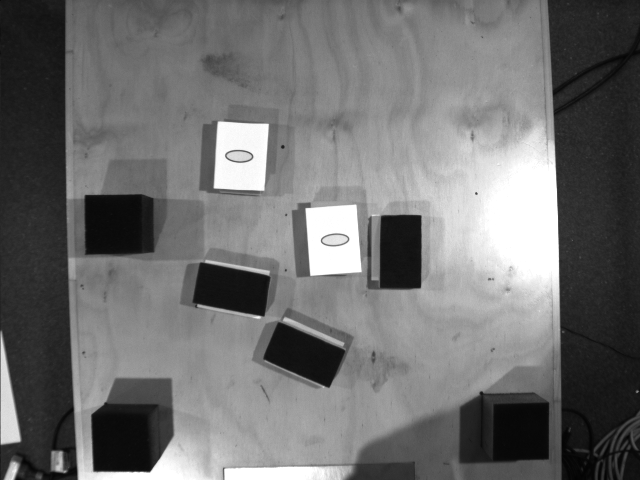
%> input picture Major Project/code/test_image35.png, 640 x 480 px
$ octave Initial_SWEEP.m   (GNU Octave 9; MATLAB toolbox functions it lacks are replaced by stand-ins)
%> lines starting %> are read from the running program, lines starting %| are printed output that depends on the picture; in (x1, y1, x2, y2) boxes, pixels count from 0 and x2, y2 are one past the last pixel; in counts of white or black regions, pixels touching at a corner belong together; the program's own positions count from 1
### Major Project/code/p_dist.m
function [pDist] = p_dist(B1,B2,u,v)

LP1=[B1(1,1),B1(1,2)];
LP2=[B2(1,1),B2(1,2)];

D=sqrt((LP2(1)-LP1(1))^2+(LP2(2)-LP1(2))^2);

r=(u*(LP1(2)-LP2(2))+v*(LP2(1)-LP1(1))+LP2(2)*LP1(1)-LP1(2)*LP2(1));

pDist=r/D;


end

### Major Project/code/Initial_SWEEP.m
% %  numDWN,numFUP,FACEDOWN_POSITION(Xreal,Yreal,OrAn1), FACEUP_POSITIONI(FUP_Xreal,FUP_Yreal,FUP_OrAn1)

close all
clear
clc

I=imread('test_image35.png'); % read image
%> I is the input picture: size 480x640 uint8; min 3, max 255, mean 111.2

%FIND FACE DOWNS
I2=imcrop(I,[68.5 4.5 491 472]); %isolate the workingspace
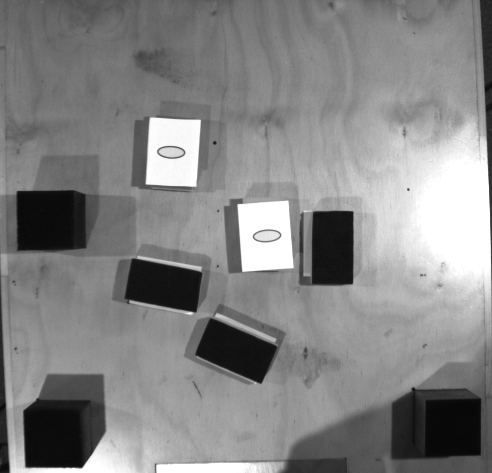
%> I2: size 473x492 uint8; min 7, max 255, mean 132.8
I3=double(I2)/255;  %convert to double
I4=adapthisteq(I3); %enhance contrast using adaptive histogram equalization
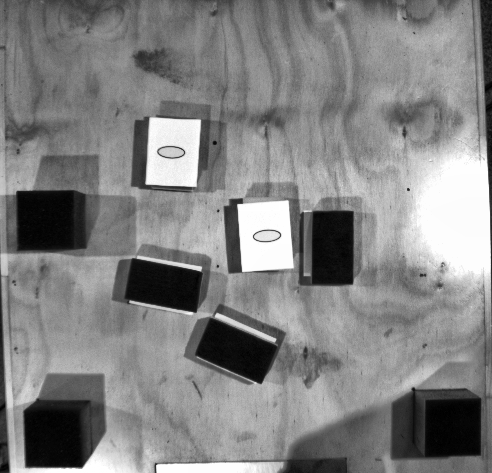
%> I4: size 473x492 double; min 0, max 1, mean 0.513
I5=I4<0.10;%0.1 %0.11 % find boxes using a threshold
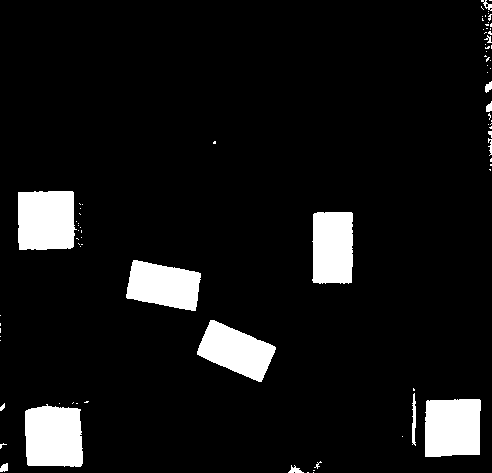
%> I5: size 473x492 logical; 8% white; 82 white regions (67 under 20 px), largest, box (x1, y1, x2, y2) and area: (25, 404, 83, 467) 3282, (18, 191, 77, 250) 3240, (425, 399, 481, 457) 3084

C1=bwareaopen(I5,1000); %remove objects less than 1000 pixels/ Remove unnessosary regions
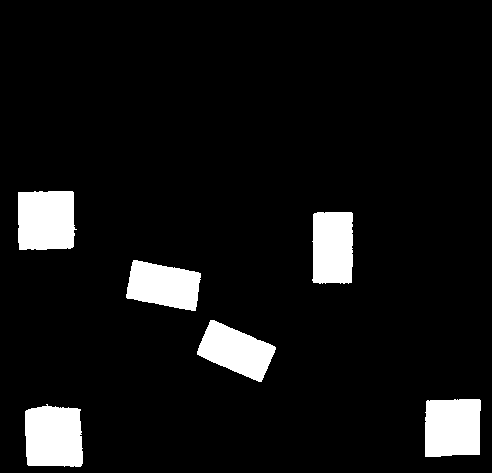
%> C1: size 473x492 logical; 7.7% white; 6 white regions, box (x1, y1, x2, y2) and area: (25, 404, 83, 467) 3282, (18, 191, 77, 250) 3240, (425, 399, 481, 457) 3084, (312, 212, 353, 284) 2818, (197, 320, 276, 382) 2778, (126, 260, 201, 311) 2761
se=strel('square',8);  %create a structuring element of size 15 square
C2=imclose(C1,se); %morphologicaly close image
%> C2: size 473x492 logical; 7.7% white; 6 white regions, box (x1, y1, x2, y2) and area: (25, 404, 83, 467) 3303, (18, 191, 77, 250) 3262, (425, 399, 481, 457) 3092, (312, 212, 353, 284) 2837, (197, 320, 276, 382) 2778, (126, 260, 201, 311) 2763
FDWN=imfill(C2,'holes'); %fill holes


s=regionprops(FDWN,'centroid'); %find centroids of regions
%> s = 6 regions; Centroid: [46.6 220.9], [54.3 437.4], [164.3 286.1], [236.7 351.4], [333.4 248.1], [453.1 428.2]
centroids=cat(1,s.Centroid); %make a array using centroids in the structured array
%> centroids = [46.61 220.9; 54.32 437.4; 164.3 286.1; 236.7 351.4; 333.4 248.1; 453.1 428.2]

x1=centroids(:,1);
%> x1 = [46.61; 54.32; 164.3; 236.7; 333.4; 453.1]
y1=centroids(:,2);
%> y1 = [220.9; 437.4; 286.1; 351.4; 248.1; 428.2]

%ORIENTATION Face Downs
TR=2;
LT=8;

p=regionprops(FDWN,'Extrema')
%> p = 6 items

for i=1:length(p)

    sides1=p(i).Extrema(TR,:)-p(i).Extrema(LT,:); %sides of the square
    OrAn1(i)=rad2deg(atan(-sides1(2)/sides1(1))); %note the 'minus' sign compensates for the y-values in image cordinates

end
%> this loop made 6 passes
%> sides1 on passes 1 to 6: [55 -1], [23 -7], [12 -34], [18 -31], [40 -29], [55 -13]
%> after the loop, OrAn1 = [1.04 16.93 70.56 59.86 35.94 13.3]


%find fiducial box_1 (-270,220)

for i=1:length(x1)
    if ((x1(i)< 60 && x1(i)>50)&& (y1(i)<442 && y1(i)>432 ))
        B1=[x1(i),y1(i)];
    end
end
%> this loop made 6 passes
%> B1 on pass 2: [54.32 437.4]
OrAn1(B1(1,1)==x1)=[];
x1(B1(1,1)==x1)=[]; %remove cordinates of fiducial boxes
y1(B1(1,2)==y1)=[];


%find fiducial box_2 (270,220)
for i=1:length(x1)
    if ((x1(i)< 459 && x1(i)>249)&& (y1(i)<431 && y1(i)>421 ))
        B2=[x1(i),y1(i)];
    end
end
%> this loop made 5 passes
OrAn1(B2(1,1)==x1)=[];
x1(B2(1,1)==x1)=[];
y1(B2(1,2)==y1)=[];


%find fiducial box_3 (-270,523)
for i=1:length(x1)
    if ((x1(i)< 53 && x1(i)>43)&& (y1(i)<223 && y1(i)>213 ))
        B3=[x1(i),y1(i)];
    end
end
%> this loop made 4 passes
%> B3 on pass 1: [46.61 220.9]

OrAn1(B3(1,1)==x1)=[];
x1(B3(1,1)==x1)=[];
y1(B3(1,2)==y1)=[];

% coordsFDWN(:,3)=OrAn1;

%When only fiducial boxes present
TF=isempty(x1);
%> TF = false
if TF==1
    warning('No objects detected other than fiducial boxes')
end

Yr=abs(p_dist(B1,B2,x1,y1)); %distance from line going along centroids of box1 & box 2 (reference)
%> in p_dist, `LP1=[B1(1,1),B1(1,2)];`: LP1 = [54.32 437.4]
%> in p_dist, `LP2=[B2(1,1),B2(1,2)];`: LP2 = [453.1 428.2]
%> in p_dist, `D=sqrt((LP2(1)-LP1(1))^2+(LP2(2)-LP1(2))^2);`: D = 398.9
%> in p_dist, `r=(u*(LP1(2)-LP2(2))+v*(LP2(1)-LP1(1))+LP2(2)*LP1(1)-LP1(2)*LP2(1));`: r = [-59311.5; -32591.7; -72897]
%> in p_dist, `pDist=r/D;`: pDist = [-148.7; -81.7; -182.7]
%> Yr = [148.7; 81.7; 182.7]
Xr=p_dist(B1,B3,x1,y1);  %distance from line going along centroids of box1 & box 3 (reference)
%> Xr = [115.3; 185.3; 285.6]

%Matching with world cordinates
    %X 792.8691 = 540 real , %Y 433.3300 = 303 real
Yreal=((Yr*303)/219.3306)+220;    %REAL Y CORDINATE of Face DOWNs
%> Yreal = [425.4; 332.9; 472.5]
Xreal=((Xr*540)/399.4796)-270;    %REAL x CORDINATE of Face DOWNs
%> Xreal = [-114.1; -19.48; 116.1]

coordsFDWN(:,1)=Xreal; %adding to variable coordsFDWN
coordsFDWN(:,2)=Yreal;

numFDWN=length(Xreal);  %no of face down cards
%> numFDWN = 3

if numFDWN~=0
coordsFDWN(:,3)=OrAn1;
end

%FIND FACE UPS
FUP1=I3>0.91;  %identify faceup card
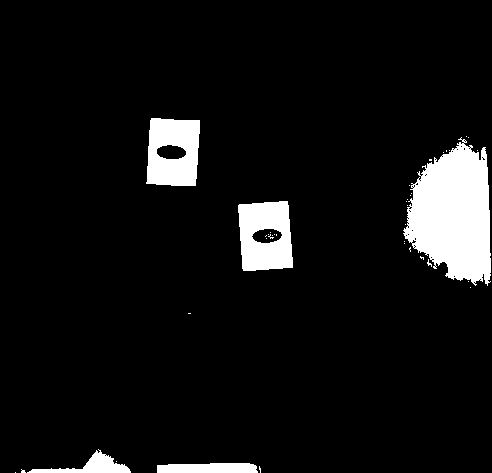
%> FUP1: size 473x492 logical; 7.2% white; 39 white regions (34 under 20 px), largest, box (x1, y1, x2, y2) and area: (403, 137, 491, 286) 8920, (238, 201, 293, 271) 3077, (146, 118, 200, 186) 2981, (157, 463, 258, 473) 926, (27, 449, 131, 473) 865
FUP3=imfill(FUP1,'holes'); %fill all holes but the shape was gone
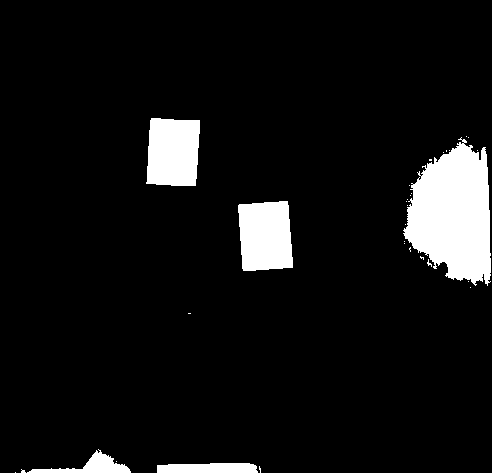
%> FUP3: size 473x492 logical; 7.5% white; 31 white regions (26 under 20 px), largest, box (x1, y1, x2, y2) and area: (403, 137, 491, 286) 8978, (238, 201, 293, 271) 3395, (146, 118, 200, 186) 3300, (157, 463, 258, 473) 926, (27, 449, 131, 473) 866

LB=3000;
UB=4000;
FUP4=xor(bwareaopen(FUP3,LB),bwareaopen(FUP3,UB));%remove blobs greater than UB area and less than LB
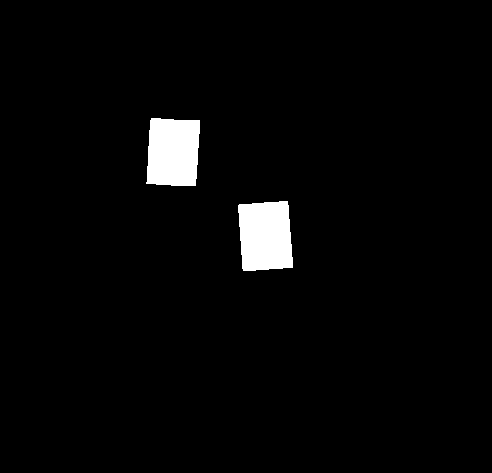
%> FUP4: size 473x492 logical; 2.9% white; 2 white regions, box (x1, y1, x2, y2) and area: (238, 201, 293, 271) 3395, (146, 118, 200, 186) 3300

Iout=imclearborder(FUP4,4); %remove blobs attached to the border
Iout=bwareaopen(Iout,1000); %remove smalle pixels


%ISOLATE FACEUP
cards=I3;
mask=Iout<0.5; %create a mask to isolate the face up
cards(mask)=0;
CC2=bwconncomp(cards); %find the connected blobs
%> CC2 = 2 connected components
numFUP=CC2.NumObjects; %number of Faceup cards
%> numFUP = 2
numCards=numFUP+numFDWN; %number of cards
%> numCards = 5

%POSITION OF FACEUPS
s2=regionprops(Iout,'centroid'); %find centroids of regions
%> s2 = 2 regions; Centroid: [173.8 152.8], [266 236.7]
FUPcentroids=cat(1,s2.Centroid);
%> FUPcentroids = [173.8 152.8; 266 236.7]

FUP_x1=FUPcentroids(:,1);
%> FUP_x1 = [173.8; 266]
FUP_y1=FUPcentroids(:,2);
%> FUP_y1 = [152.8; 236.7]

FUP_Yr=abs(p_dist(B1,B2,FUP_x1,FUP_y1)); %distance from line going along centroids of box1 & box 2 (reference)
%> FUP_Yr = [281.8; 195.8]
FUP_Xr=p_dist(B1,B3,FUP_x1,FUP_y1);  %distance from line going along centroids of box1 & box 3 (reference)
%> FUP_Xr = [129.5; 218.7]

FUP_Yreal=((FUP_Yr*303)/219.3306)+220;    %REAL Y CORDINATE of Face UPs
%> FUP_Yreal = [609.3; 490.5]
FUP_Xreal=((FUP_Xr*540)/399.4796)-270;    %REAL X CORDINATE of Face UPs
%> FUP_Xreal = [-94.97; 25.62]

coordsFUP(:,1)=FUP_Xreal;
coordsFUP(:,2)=FUP_Yreal;

%ORIENTATION Face Ups
p2=regionprops(Iout,'Extrema');
%> p2 = 2 items

for i=1:length(p2)

    sides2=p2(i).Extrema(TR,:)-p2(i).Extrema(LT,:); %sides of the square
    FUP_OrAn1(i)=rad2deg(atan(-sides2(2)/sides2(1))); %note the 'minus' sign compensates for the y-values in image cordinates
    coordsFUP(:,3)=FUP_OrAn1(i);
end
%> this loop made 2 passes
%> sides2 on passes 1 to 2: [15 -64], [50 -4]
%> after the loop, FUP_OrAn1 = [76.81 4.57]; coordsFUP = [-94.97 609.3 4.57; 25.62 490.5 4.57]


numFDWN
%> numFDWN = 3
numFUP
%> numFUP = 2
